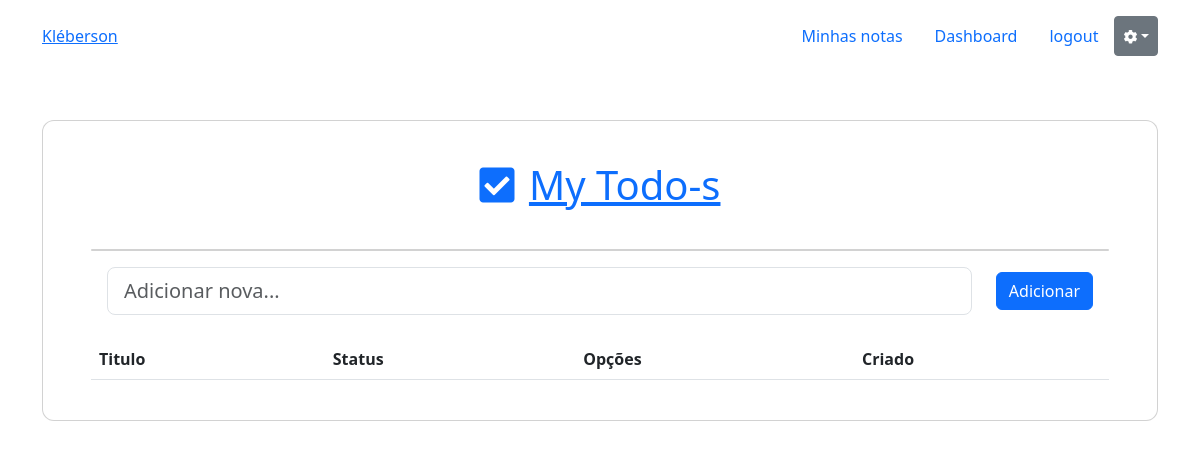
Page /minhas_notas (signed in) on the earlier database version.
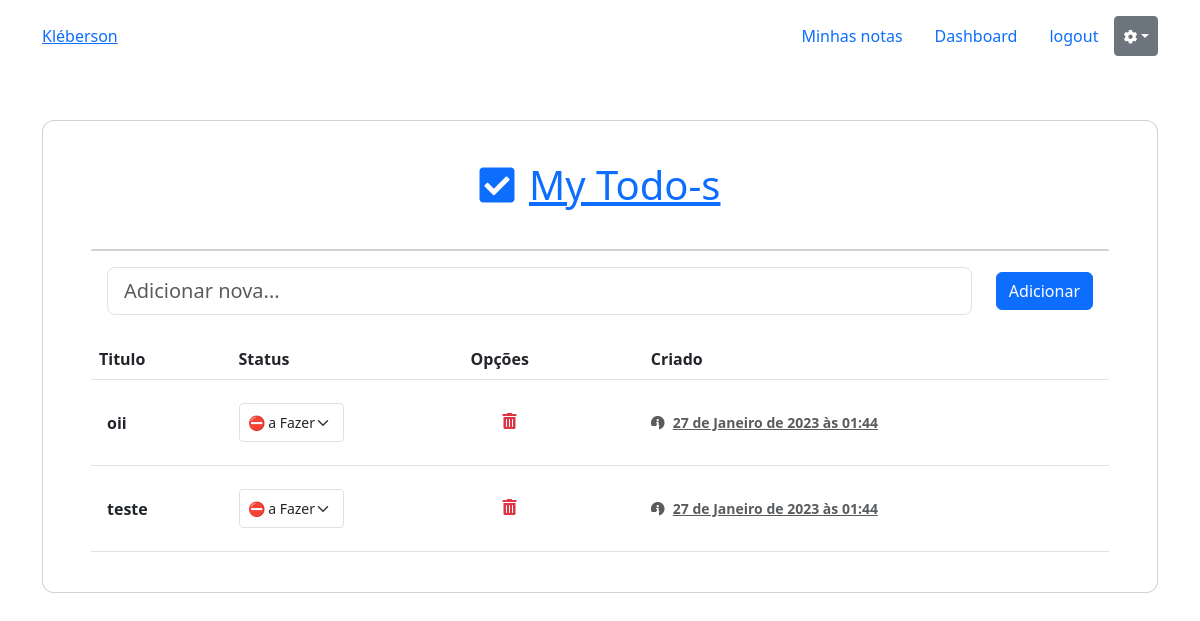
Same page on the later database version.
### list/models.py (models this page shows, shortened)
class TodoList(models.Model):
    status_choices = (
        ("FA", "⛔️ a Fazer"),
        ("RE", "⚠️ Fazendo"),
        ("FI", "✅ Finalizado"),
    )
    dono = models.ForeignKey(User, verbose_name=("autor"), on_delete=models.CASCADE)
    title = models.CharField(max_length=100, null=False, blank=False)
    como = models.CharField(max_length=2, choices=status_choices, default='FA')
    datacriacao = models.DateTimeField(("date joined"), default=timezone.now)

### list/views.py (the view)
# urls.py: path('', include('list.urls')),
@login_required(login_url='/login_and_singup')
def list(request):
    if request.method == 'GET':
        usuario = User.objects.get(id = request.user.id)
        listas = TodoList.objects.filter(dono = usuario)
        status_list = TodoList.status_choices
        context ={
            'listas': listas,
            'status_list': status_list
        }
        return render(request, 'todo/list.html', context )

### templates/todo/list.html (shortened to what this page needs)
{% extends 'base.html' %}
{% load static %}
{% block 'content' %}
<section class="vh-100">
    <div class="container-sm py-5 h-100">
      <div class="row d-flex justify-content-center align-items-center h-25">
        <div class="col">
          <div class="card" id="list1" style="border-radius: .75rem;">
            <div class="card-body py-4 px-4 px-md-5">
                <p class="h1 text-center mt-3 mb-4 pb-3 text-primary">
                    <i class="fas fa-check-square me-1"></i>
                    <u>My Todo-s</u>
                </p>
                <div class="pb-2">
                    <div class="card" id="messages"></div>
                    <div class="card-body">
                        <div class="d-flex flex-row align-items-center">
                            <form id="addnota"class="d-flex gap-4 col-md-12 align-items-center" action="">
                                <input type="text" class="form-control form-control-lg" name="title"                                    placeholder="Adicionar nova...">
                                <div>
                                    <button type="submit" class="btn btn-primary">Adicionar</button>
                                </div>
                            </form>
                        </div>
                    </div>
                </div>
                <table id="tablelist" class="table">
                    <thead>
                        <tr>
                            <th scope="col">Titulo</th>
                            <th scope="col">Status</th>
                            <th scope="col">Opções</th>
                            <th scope="col">Criado</th>
                        </tr>
                    </thead>
                    <tbody>
                        {% for lista in listas %}
                            <tr id="{{lista.id}}" class="table align-middle">
                                <th scope="row">
                                    <div class="d-flex flex-row align-items-center">
                                        <div class="title" id="title{{lista.id}}" data-title="{{lista.id}}">{{lista.title}}</div>
                                    </div>
                                </th>
                                <th scope="row">
                                    <div class="SelDiv">
                                        <select class="form-select form-select-sm"style="width:auto;" name="status" id="{{lista.id}}">
                                            {% for st in status_list %}
                                                <option value="{{st.0}}" {% if lista.como == st.0 %}selected{% endif %}>
                                                    {{st.1}}
                                                </option>
                                            {% endfor %}
                                        </select>
                                    </div>
                                </th>
                                <th scope="row">
                                    <div class="container text-center d-flex flex-row mb-1">
                                        <div class="row align-items-center">
                                            <div class="col">
                                                <a class="text-danger" id="btn-delete" data-delete="{{lista.id}}" data-mdb-toggle="tooltip" title="Deletar nota"><i
                                                    class="fas fa-trash-alt"></i></a>
                                            </div>
                                        </div>
                                    </div>
                                </th>
                                <th scope="row">
                                    <div class="col">
                                        <a class="text-muted" data-mdb-toggle="tooltip" title="Criado em">
                                            <p class="small mb-0"><i class="fas fa-info-circle me-2"></i>{{lista.datacriacao}}</p>
                                        </a>
                                    </div>
                                </th>
                            </tr>
                        {% endfor %}
                    </tbody>
                </table>
            </div>
          </div>
        </div>
      </div>
    </div>
  </section>
{% endblock  %}

### templates/base.html (shortened to what this page needs)
{% load static %}
<!doctype html>
<html lang="en" id="theme" >
  <head>
    <link href="https://cdn.jsdelivr.net/npm/bootstrap@5.3.0-alpha1/dist/css/bootstrap.min.css" rel="stylesheet">
    <link rel="stylesheet" href="https://cdnjs.cloudflare.com/ajax/libs/font-awesome/6.2.1/css/all.min.css">
    <link rel="stylesheet" href="https://use.fontawesome.com/releases/v5.15.4/css/all.css"/>
</head>
<body>
    <header class="p-3 ">
        <div class="container">
          <div class="d-flex flex-wrap align-items-center justify-content-center justify-content-lg-start">
            <ul class="nav col-12 col-lg-auto me-lg-auto mb-2 justify-content-center mb-md-0">
              <li><a href="{% url 'home' %}"><span class="navbar-brand mb-0 h1">Kléberson</span></a></li>
            </ul>
            <div class="text-end">
              {% if request.user.is_authenticated %}
                <ul class="nav col-12 col-lg-auto me-lg-auto mb-2 justify-content-center mb-md-0">
                  <li><a href="{% url 'list' %}" class="nav-link px-6">Minhas notas</a></li>
                  <li><a href="{% url 'dashboard' %}" class="nav-link px-6">Dashboard</a></li>
                  <li><a href="{% url 'logout' %}" class="nav-link px-6">logout</a></li>
                  <button class="btn btn-secondary btn-sm dropdown-toggle" type="button" data-bs-toggle="dropdown" aria-expanded="false"><i class="fas fa-cog"></i></button>
                </ul>
              {% endif %}
            </div>
          </div>
        </div>
    </header>
    {% block 'content' %}{% endblock  %}
  </body>
</html>

Differences in the rows shown:
added TodoList: title "oii", status "⛔️ a Fazer", datacriacao "27 de Janeiro de 2023 às 01:44"
added TodoList: title "teste", status "⛔️ a Fazer", datacriacao "27 de Janeiro de 2023 às 01:44"
